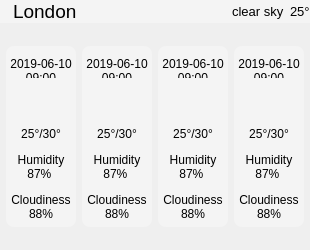
<?xml version="1.0" encoding="UTF-8"?>
<ui version="4.0">
 <class>Weather</class>
 <widget class="QMainWindow" name="Weather">
  <property name="geometry">
   <rect>
    <x>0</x>
    <y>0</y>
    <width>310</width>
    <height>250</height>
   </rect>
  </property>
  <property name="minimumSize">
   <size>
    <width>234</width>
    <height>250</height>
   </size>
  </property>
  <property name="maximumSize">
   <size>
    <width>386</width>
    <height>250</height>
   </size>
  </property>
  <property name="windowTitle">
   <string>MainWindow</string>
  </property>
  <widget class="QWidget" name="centralwidget">
   <property name="styleSheet">
    <string notr="true">#horizontalLayout{
background-color:#000;

}</string>
   </property>
   <layout class="QVBoxLayout" name="verticalLayout">
    <property name="spacing">
     <number>0</number>
    </property>
    <property name="leftMargin">
     <number>0</number>
    </property>
    <property name="topMargin">
     <number>0</number>
    </property>
    <property name="rightMargin">
     <number>0</number>
    </property>
    <property name="bottomMargin">
     <number>0</number>
    </property>
    <item>
     <widget class="QWidget" name="widget_5" native="true">
      <property name="styleSheet">
       <string notr="true">#widget_5{
background-color:#F4F4F4;
border:none;
}</string>
      </property>
      <layout class="QHBoxLayout" name="horizontalLayout">
       <property name="leftMargin">
        <number>0</number>
       </property>
       <property name="topMargin">
        <number>0</number>
       </property>
       <property name="rightMargin">
        <number>0</number>
       </property>
       <property name="bottomMargin">
        <number>0</number>
       </property>
       <item>
        <widget class="QLabel" name="cur_img">
         <property name="sizePolicy">
          <sizepolicy hsizetype="Preferred" vsizetype="Preferred">
           <horstretch>0</horstretch>
           <verstretch>0</verstretch>
          </sizepolicy>
         </property>
         <property name="maximumSize">
          <size>
           <width>50</width>
           <height>50</height>
          </size>
         </property>
         <property name="text">
          <string/>
         </property>
         <property name="pixmap">
          <pixmap>imgs/01d.png</pixmap>
         </property>
         <property name="indent">
          <number>0</number>
         </property>
        </widget>
       </item>
       <item>
        <widget class="QLabel" name="cur_city">
         <property name="font">
          <font>
           <family>Lucida Grande</family>
           <pointsize>14</pointsize>
          </font>
         </property>
         <property name="text">
          <string>London</string>
         </property>
         <property name="indent">
          <number>0</number>
         </property>
        </widget>
       </item>
       <item>
        <spacer name="horizontalSpacer">
         <property name="orientation">
          <enum>Qt::Horizontal</enum>
         </property>
         <property name="sizeHint" stdset="0">
          <size>
           <width>110</width>
           <height>20</height>
          </size>
         </property>
        </spacer>
       </item>
       <item>
        <widget class="QLabel" name="cur_description">
         <property name="font">
          <font>
           <family>Lucida Grande</family>
           <pointsize>10</pointsize>
          </font>
         </property>
         <property name="text">
          <string>clear sky</string>
         </property>
        </widget>
       </item>
       <item>
        <widget class="QLabel" name="cur_temp">
         <property name="font">
          <font>
           <family>Lucida Grande</family>
           <pointsize>10</pointsize>
          </font>
         </property>
         <property name="text">
          <string>25°</string>
         </property>
        </widget>
       </item>
      </layout>
     </widget>
    </item>
    <item>
     <widget class="QScrollArea" name="scrollArea">
      <property name="styleSheet">
       <string notr="true">border:none;</string>
      </property>
      <property name="widgetResizable">
       <bool>true</bool>
      </property>
      <widget class="QWidget" name="scrollAreaWidgetContents">
       <property name="geometry">
        <rect>
         <x>0</x>
         <y>0</y>
         <width>310</width>
         <height>200</height>
        </rect>
       </property>
       <layout class="QHBoxLayout" name="horizontalLayout_2">
        <property name="spacing">
         <number>6</number>
        </property>
        <property name="sizeConstraint">
         <enum>QLayout::SetDefaultConstraint</enum>
        </property>
        <property name="leftMargin">
         <number>6</number>
        </property>
        <property name="topMargin">
         <number>0</number>
        </property>
        <property name="rightMargin">
         <number>6</number>
        </property>
        <property name="bottomMargin">
         <number>0</number>
        </property>
        <item>
         <widget class="QWidget" name="widget" native="true">
          <property name="minimumSize">
           <size>
            <width>70</width>
            <height>181</height>
           </size>
          </property>
          <property name="maximumSize">
           <size>
            <width>70</width>
            <height>181</height>
           </size>
          </property>
          <property name="styleSheet">
           <string notr="true">background-color:#F4f4f4; border-radius:8px;</string>
          </property>
          <widget class="QLabel" name="date_1">
           <property name="geometry">
            <rect>
             <x>0</x>
             <y>11</y>
             <width>70</width>
             <height>24</height>
            </rect>
           </property>
           <property name="font">
            <font>
             <family>Lucida Grande</family>
             <pointsize>9</pointsize>
            </font>
           </property>
           <property name="text">
            <string>&lt;html&gt;&lt;head/&gt;&lt;body&gt;&lt;center&gt;&lt;p&gt;2019-06-10 09:00&lt;/p&gt;&lt;/center&gt;&lt;/body&gt;&lt;/html&gt;</string>
           </property>
           <property name="wordWrap">
            <bool>true</bool>
           </property>
          </widget>
          <widget class="QLabel" name="img_1">
           <property name="geometry">
            <rect>
             <x>10</x>
             <y>32</y>
             <width>50</width>
             <height>50</height>
            </rect>
           </property>
           <property name="sizePolicy">
            <sizepolicy hsizetype="Preferred" vsizetype="Preferred">
             <horstretch>0</horstretch>
             <verstretch>0</verstretch>
            </sizepolicy>
           </property>
           <property name="maximumSize">
            <size>
             <width>50</width>
             <height>50</height>
            </size>
           </property>
           <property name="text">
            <string/>
           </property>
           <property name="pixmap">
            <pixmap>imgs/01d.png</pixmap>
           </property>
           <property name="margin">
            <number>0</number>
           </property>
           <property name="indent">
            <number>0</number>
           </property>
          </widget>
          <widget class="QLabel" name="desc_1">
           <property name="geometry">
            <rect>
             <x>0</x>
             <y>78</y>
             <width>70</width>
             <height>101</height>
            </rect>
           </property>
           <property name="font">
            <font>
             <family>Lucida Grande</family>
             <pointsize>9</pointsize>
            </font>
           </property>
           <property name="text">
            <string>&lt;html&gt;&lt;head/&gt;&lt;body&gt;&lt;p align=&quot;center&quot;&gt;25°/30°&lt;/p&gt;&lt;p align=&quot;center&quot;&gt;&lt;span style=&quot; font-family:'Lucida Grande'; color:#000000;&quot;&gt;Humidity&lt;br/&gt;87% &lt;/span&gt;&lt;/p&gt;&lt;p align=&quot;center&quot;&gt;&lt;span style=&quot; font-family:'Lucida Grande'; color:#000000;&quot;&gt;Cloudiness&lt;br&gt;88%&lt;/span&gt;&lt;/p&gt;&lt;/body&gt;&lt;/html&gt;</string>
           </property>
           <property name="wordWrap">
            <bool>true</bool>
           </property>
          </widget>
         </widget>
        </item>
        <item>
         <widget class="QWidget" name="widget_2" native="true">
          <property name="minimumSize">
           <size>
            <width>70</width>
            <height>181</height>
           </size>
          </property>
          <property name="maximumSize">
           <size>
            <width>70</width>
            <height>181</height>
           </size>
          </property>
          <property name="styleSheet">
           <string notr="true">background-color:#F4f4f4; border-radius:8px;</string>
          </property>
          <widget class="QLabel" name="date_2">
           <property name="geometry">
            <rect>
             <x>0</x>
             <y>11</y>
             <width>70</width>
             <height>24</height>
            </rect>
           </property>
           <property name="font">
            <font>
             <family>Lucida Grande</family>
             <pointsize>9</pointsize>
            </font>
           </property>
           <property name="text">
            <string>&lt;html&gt;&lt;head/&gt;&lt;body&gt;&lt;center&gt;&lt;p&gt;2019-06-10 09:00&lt;/p&gt;&lt;/center&gt;&lt;/body&gt;&lt;/html&gt;</string>
           </property>
           <property name="wordWrap">
            <bool>true</bool>
           </property>
          </widget>
          <widget class="QLabel" name="img_2">
           <property name="geometry">
            <rect>
             <x>10</x>
             <y>32</y>
             <width>50</width>
             <height>50</height>
            </rect>
           </property>
           <property name="sizePolicy">
            <sizepolicy hsizetype="Preferred" vsizetype="Preferred">
             <horstretch>0</horstretch>
             <verstretch>0</verstretch>
            </sizepolicy>
           </property>
           <property name="maximumSize">
            <size>
             <width>50</width>
             <height>50</height>
            </size>
           </property>
           <property name="text">
            <string/>
           </property>
           <property name="pixmap">
            <pixmap>imgs/01d.png</pixmap>
           </property>
           <property name="margin">
            <number>0</number>
           </property>
           <property name="indent">
            <number>0</number>
           </property>
          </widget>
          <widget class="QLabel" name="desc_2">
           <property name="geometry">
            <rect>
             <x>0</x>
             <y>78</y>
             <width>70</width>
             <height>101</height>
            </rect>
           </property>
           <property name="font">
            <font>
             <family>Lucida Grande</family>
             <pointsize>9</pointsize>
            </font>
           </property>
           <property name="text">
            <string>&lt;html&gt;&lt;head/&gt;&lt;body&gt;&lt;p align=&quot;center&quot;&gt;25°/30°&lt;/p&gt;&lt;p align=&quot;center&quot;&gt;&lt;span style=&quot; font-family:'Lucida Grande'; color:#000000;&quot;&gt;Humidity&lt;br/&gt;87% &lt;/span&gt;&lt;/p&gt;&lt;p align=&quot;center&quot;&gt;&lt;span style=&quot; font-family:'Lucida Grande'; color:#000000;&quot;&gt;Cloudiness&lt;br&gt;88%&lt;/span&gt;&lt;/p&gt;&lt;/body&gt;&lt;/html&gt;</string>
           </property>
           <property name="wordWrap">
            <bool>true</bool>
           </property>
          </widget>
         </widget>
        </item>
        <item>
         <widget class="QWidget" name="widget_3" native="true">
          <property name="minimumSize">
           <size>
            <width>70</width>
            <height>181</height>
           </size>
          </property>
          <property name="maximumSize">
           <size>
            <width>70</width>
            <height>181</height>
           </size>
          </property>
          <property name="styleSheet">
           <string notr="true">background-color:#F4f4f4; border-radius:8px;</string>
          </property>
          <widget class="QLabel" name="date_3">
           <property name="geometry">
            <rect>
             <x>0</x>
             <y>11</y>
             <width>70</width>
             <height>24</height>
            </rect>
           </property>
           <property name="font">
            <font>
             <family>Lucida Grande</family>
             <pointsize>9</pointsize>
            </font>
           </property>
           <property name="text">
            <string>&lt;html&gt;&lt;head/&gt;&lt;body&gt;&lt;center&gt;&lt;p&gt;2019-06-10 09:00&lt;/p&gt;&lt;/center&gt;&lt;/body&gt;&lt;/html&gt;</string>
           </property>
           <property name="wordWrap">
            <bool>true</bool>
           </property>
          </widget>
          <widget class="QLabel" name="img_3">
           <property name="geometry">
            <rect>
             <x>10</x>
             <y>32</y>
             <width>50</width>
             <height>50</height>
            </rect>
           </property>
           <property name="sizePolicy">
            <sizepolicy hsizetype="Preferred" vsizetype="Preferred">
             <horstretch>0</horstretch>
             <verstretch>0</verstretch>
            </sizepolicy>
           </property>
           <property name="maximumSize">
            <size>
             <width>50</width>
             <height>50</height>
            </size>
           </property>
           <property name="text">
            <string/>
           </property>
           <property name="pixmap">
            <pixmap>imgs/01d.png</pixmap>
           </property>
           <property name="margin">
            <number>0</number>
           </property>
           <property name="indent">
            <number>0</number>
           </property>
          </widget>
          <widget class="QLabel" name="desc_3">
           <property name="geometry">
            <rect>
             <x>0</x>
             <y>78</y>
             <width>70</width>
             <height>101</height>
            </rect>
           </property>
           <property name="font">
            <font>
             <family>Lucida Grande</family>
             <pointsize>9</pointsize>
            </font>
           </property>
           <property name="text">
            <string>&lt;html&gt;&lt;head/&gt;&lt;body&gt;&lt;p align=&quot;center&quot;&gt;25°/30°&lt;/p&gt;&lt;p align=&quot;center&quot;&gt;&lt;span style=&quot; font-family:'Lucida Grande'; color:#000000;&quot;&gt;Humidity&lt;br/&gt;87% &lt;/span&gt;&lt;/p&gt;&lt;p align=&quot;center&quot;&gt;&lt;span style=&quot; font-family:'Lucida Grande'; color:#000000;&quot;&gt;Cloudiness&lt;br&gt;88%&lt;/span&gt;&lt;/p&gt;&lt;/body&gt;&lt;/html&gt;</string>
           </property>
           <property name="wordWrap">
            <bool>true</bool>
           </property>
          </widget>
         </widget>
        </item>
        <item>
         <widget class="QWidget" name="widget_4" native="true">
          <property name="minimumSize">
           <size>
            <width>70</width>
            <height>181</height>
           </size>
          </property>
          <property name="maximumSize">
           <size>
            <width>70</width>
            <height>181</height>
           </size>
          </property>
          <property name="styleSheet">
           <string notr="true">background-color:#F4f4f4; border-radius:8px;</string>
          </property>
          <widget class="QLabel" name="date_4">
           <property name="geometry">
            <rect>
             <x>0</x>
             <y>11</y>
             <width>70</width>
             <height>24</height>
            </rect>
           </property>
           <property name="font">
            <font>
             <family>Lucida Grande</family>
             <pointsize>9</pointsize>
            </font>
           </property>
           <property name="text">
            <string>&lt;html&gt;&lt;head/&gt;&lt;body&gt;&lt;center&gt;&lt;p&gt;2019-06-10 09:00&lt;/p&gt;&lt;/center&gt;&lt;/body&gt;&lt;/html&gt;</string>
           </property>
           <property name="wordWrap">
            <bool>true</bool>
           </property>
          </widget>
          <widget class="QLabel" name="img_4">
           <property name="geometry">
            <rect>
             <x>10</x>
             <y>32</y>
             <width>50</width>
             <height>50</height>
            </rect>
           </property>
           <property name="sizePolicy">
            <sizepolicy hsizetype="Preferred" vsizetype="Preferred">
             <horstretch>0</horstretch>
             <verstretch>0</verstretch>
            </sizepolicy>
           </property>
           <property name="maximumSize">
            <size>
             <width>50</width>
             <height>50</height>
            </size>
           </property>
           <property name="text">
            <string/>
           </property>
           <property name="pixmap">
            <pixmap>imgs/01d.png</pixmap>
           </property>
           <property name="margin">
            <number>0</number>
           </property>
           <property name="indent">
            <number>0</number>
           </property>
          </widget>
          <widget class="QLabel" name="desc_4">
           <property name="geometry">
            <rect>
             <x>0</x>
             <y>78</y>
             <width>70</width>
             <height>101</height>
            </rect>
           </property>
           <property name="font">
            <font>
             <family>Lucida Grande</family>
             <pointsize>9</pointsize>
            </font>
           </property>
           <property name="text">
            <string>&lt;html&gt;&lt;head/&gt;&lt;body&gt;&lt;p align=&quot;center&quot;&gt;25°/30°&lt;/p&gt;&lt;p align=&quot;center&quot;&gt;&lt;span style=&quot; font-family:'Lucida Grande'; color:#000000;&quot;&gt;Humidity&lt;br/&gt;87% &lt;/span&gt;&lt;/p&gt;&lt;p align=&quot;center&quot;&gt;&lt;span style=&quot; font-family:'Lucida Grande'; color:#000000;&quot;&gt;Cloudiness&lt;br&gt;88%&lt;/span&gt;&lt;/p&gt;&lt;/body&gt;&lt;/html&gt;</string>
           </property>
           <property name="wordWrap">
            <bool>true</bool>
           </property>
          </widget>
         </widget>
        </item>
       </layout>
      </widget>
     </widget>
    </item>
   </layout>
  </widget>
 </widget>
 <resources/>
 <connections/>
</ui>
